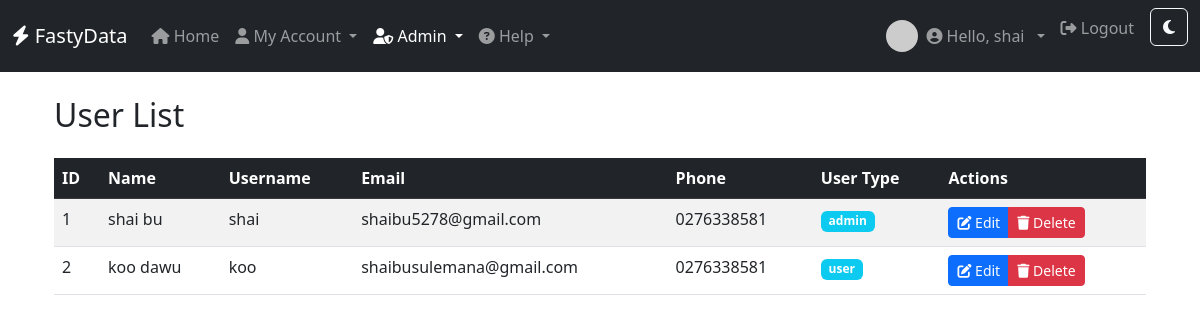
Screenshot of /users (signed in) with the database file from the repository.
### models/user.py (models this page shows, shortened)
class User(db.Model, UserMixin):
    id = db.Column(db.Integer, primary_key=True)
    first_name=db.Column(db.String(80),nullable=False)
    last_name=db.Column(db.String(80), nullable=False)
    username = db.Column(db.String(80), unique=True, nullable=False)
    password_hash = db.Column(db.String(128))
    user_type = db.Column(db.String(80), nullable=False)
    phone_number=db.Column(db.String(15))
    email = db.Column(db.String(120))

### app.py (the view)
@app.route("/users")
@login_required
def users():
    user_list = User.query.all()
    return render_template("users.html", users=user_list)

### app.py (called while the page is built)
@login_manager.user_loader
def load_user(user_id):
    return db.session.get(User, int(user_id))

### templates/users.html (shortened to what this page needs)
{% extends "base.html" %}
{% block content %}
<div class="container">
    <h2 class="mb-4">User List</h2>
    <div class="table-responsive">
        <table class="table table-striped table-hover">
            <thead class="table-dark">
                <tr>
                    <th>ID</th>
                    <th>Name</th>
                    <th>Username</th>
                    <th>Email</th>
                    <th>Phone</th>
                    <th>User Type</th>
                    <th>Actions</th>
                </tr>
            </thead>
            <tbody>
                {% for user in users %}
                <tr>
                    <td>{{ user.id }}</td>
                    <td>{{ user.first_name }} {{ user.last_name }}</td>
                    <td>{{ user.username }}</td>
                    <td>{{ user.email or 'N/A' }}</td>
                    <td>{{ user.phone_number or 'N/A' }}</td>
                    <td><span class="badge bg-info">{{ user.user_type }}</span></td>
                    <td>
                        <div class="btn-group" role="group">
                            <a href="{{ url_for('edit_user', user_id=user.id) }}" class="btn btn-primary btn-sm">
                                <i class="fas fa-edit"></i> Edit
                            </a>
                            <button type="button" class="btn btn-danger btn-sm delete-user-btn"
                                    data-user-id="{{ user.id }}"
                                    data-user-name="{{ user.first_name }} {{ user.last_name }}">
                                <i class="fas fa-trash"></i> Delete
                            </button>
                        </div>
                    </td>
                </tr>
                {% endfor %}
            </tbody>
        </table>
    </div>
</div>
{% endblock %}

### templates/base.html (shortened to what this page needs)
<!DOCTYPE html>
<html lang="en">
<head>
    <link rel="stylesheet" href="https://cdn.jsdelivr.net/npm/bootstrap@5.3.0/dist/css/bootstrap.min.css">
    <link rel="stylesheet" href="https://cdnjs.cloudflare.com/ajax/libs/font-awesome/6.4.0/css/all.min.css">
</head>
<body>
<nav class="navbar navbar-expand-lg navbar-dark bg-dark mb-4">
    <div class="container-fluid">
        <a class="navbar-brand" href="{{ url_for('home') }}">
            <i class="fas fa-bolt"></i> FastyData
        </a>
        <div class="collapse navbar-collapse" id="navbarNav">
            <ul class="navbar-nav me-auto mb-2 mb-lg-0">
                <li class="nav-item">
                    <a class="nav-link {% if request.endpoint == 'home' %}active{% endif %}" href="{{ url_for('home') }}">
                        <i class="fas fa-home"></i> Home
                    </a>
                </li>
                {% if current_user.is_authenticated %}
                    <li class="nav-item dropdown">
                        <a class="nav-link dropdown-toggle {% if request.endpoint in ['account', 'transactions'] %}active{% endif %}" href="#" id="userDropdown" role="button" data-bs-toggle="dropdown" aria-expanded="false">
                            <i class="fas fa-user"></i> My Account
                        </a>
                    </li>
                    {% if current_user.user_type == 'admin' %}
                        <li class="nav-item dropdown">
                            <a class="nav-link dropdown-toggle {% if request.endpoint in ['users', 'accounts', 'all_transactions', 'packages', 'payment_types'] %}active{% endif %}" href="#" id="adminDropdown" role="button" data-bs-toggle="dropdown" aria-expanded="false">
                                <i class="fas fa-user-shield"></i> Admin
                            </a>
                        </li>
                    {% endif %}
                {% endif %}
                <li class="nav-item dropdown">
                    <a class="nav-link dropdown-toggle" href="#" id="helpDropdown" role="button" data-bs-toggle="dropdown" aria-expanded="false">
                        <i class="fas fa-question-circle"></i> Help
                    </a>
                </li>
            </ul>
            <ul class="navbar-nav mb-2 mb-lg-0">
                {% if current_user.is_authenticated %}
                    <li class="nav-item dropdown d-flex align-items-center">
                        <a href="#" class="nav-link dropdown-toggle d-flex align-items-center" id="avatarDropdown" role="button" data-bs-toggle="dropdown" aria-expanded="false">
                            <img src="https://ui-avatars.com/api/?name={{ current_user.first_name|default('U') }}+{{ current_user.last_name|default('S') }}&background=random&size=32"
                                 alt="avatar" class="rounded-circle me-2" width="32" height="32">
                            <span class="navbar-text me-2">
                                <i class="fas fa-user-circle"></i> Hello, {{ current_user.username }}
                            </span>
                        </a>
                    </li>
                    <li class="nav-item">
                        <a class="nav-link" href="{{ url_for('logout') }}">
                            <i class="fas fa-sign-out-alt"></i> Logout
                        </a>
                    </li>
                    <li class="nav-item">
                        <button id="themeToggle" class="btn btn-outline-light ms-2" type="button" title="Toggle dark/light mode">
                            <i class="fas fa-moon" id="themeIcon"></i>
                        </button>
                    </li>
                {% endif %}
            </ul>
        </div>
    </div>
</nav>
<div class="container">
    {% block content %}{% endblock %}
</div>
</body>
</html>

### rows the page displays
User: username "shai", id "1", first_name "shai", last_name "bu", email "shaibu5278@gmail.com", phone_number "0276338581", user_type "admin"
User: id "2", first_name "koo", last_name "dawu", username "koo", email "shaibusulemana@gmail.com", phone_number "0276338581", user_type "user"
